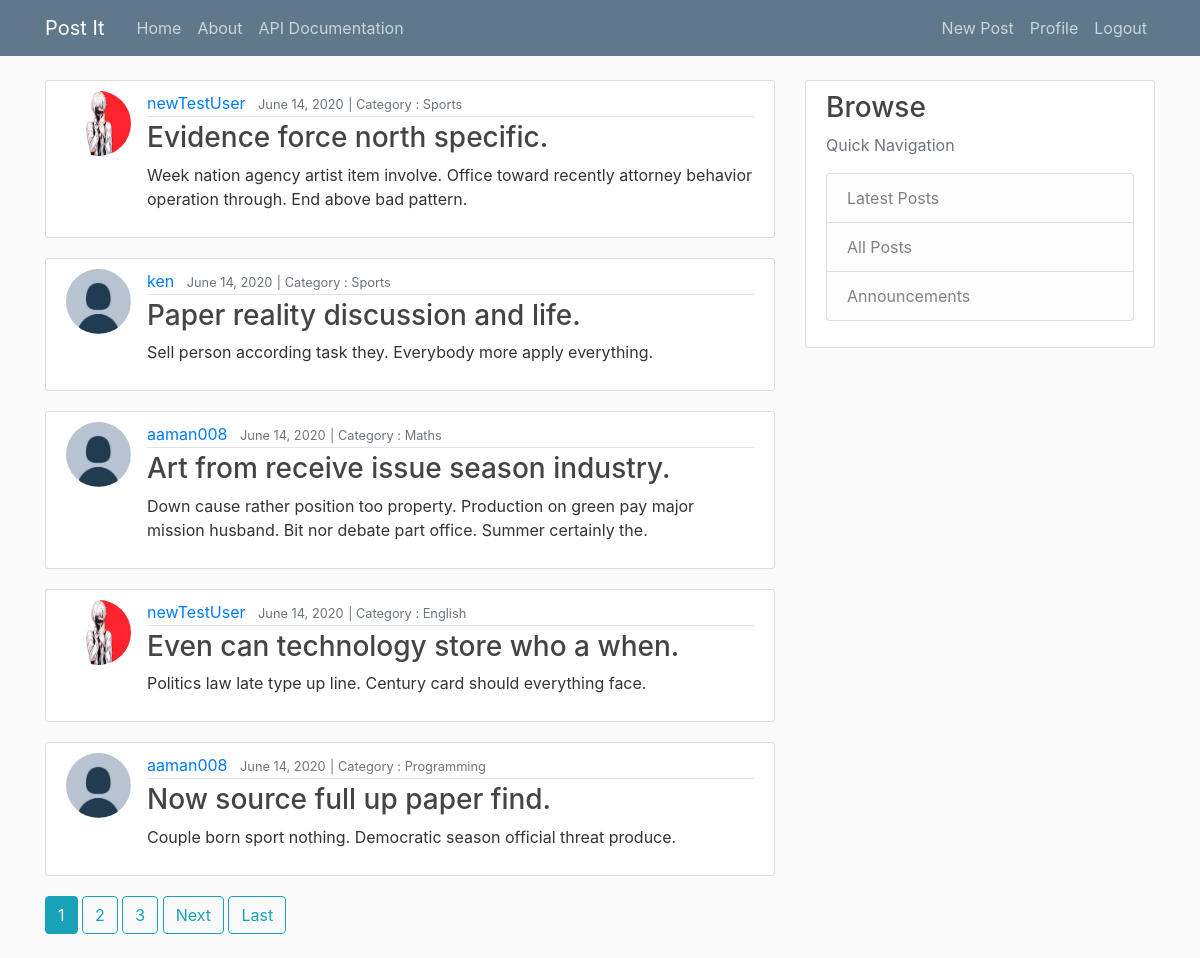
Screenshot of / (signed in) with the database file from the repository.
### blog/models.py (models this page shows, shortened)
class Post(models.Model):
    title = models.CharField(max_length=100, null=False, blank=True)
    content = models.TextField(null=False, blank=True)
    date_published = models.DateTimeField(default=timezone.now)
    author = models.ForeignKey(User, on_delete=models.CASCADE)
    category = models.CharField(max_length=100, null=False, blank=True)
    status = models.BooleanField(default=0)
    objects = PostManager()

### accounts/models.py (models this page shows, shortened)
class Profile(models.Model):
    user = models.OneToOneField(User, on_delete=models.CASCADE)
    image = models.ImageField(default='default.jpg', upload_to='profile_pics')

### blog/views.py (the view)
class PostListView(ListView):
    model = Post
    template_name = 'blog/home.html'
    context_object_name = 'posts'
    ordering = ['-date_published']
    paginate_by = 5

### blog/templates/blog/home.html (shortened to what this page needs)
{% extends "blog/base.html" %}
{% block content %}
    {% for post in posts %}
        <article class="media content-section">
            <img class="rounded-circle article-img" src="{{ post.author.profile.image.url }}">
              <div class="media-body">
                <div class="article-metadata">
                    <a class="mr-2" href="{% url 'user-posts' post.author.username %}">{{ post.author }}</a>
                    <small class="text-muted">{{ post.date_published | date:"F d, Y" }}</small>
                    <small class="text-muted"> | Category : {{ post.category }}</small>
                </div>
                <h3><a class="article-title" href="{% url 'post-detail' post.id %}">{{ post.title }}</a></h3>
                <p class="article-content">{{ post.content }}</p>
              </div>
        </article>
    {% endfor %}
    {% if is_paginated %}
        {% for num in page_obj.paginator.page_range  %}
            {% if page_obj.number == num %}
                <a class="btn btn-info mb-4" href="?page={{page_obj.number}}">{{num}}</a>
            {% elif num > page_obj.number|add:-3 and num < page_obj.number|add:3 %}
                <a class="btn btn-outline-info mb-4" href="?page={{num}}">{{num}}</a>
            {% endif %}
        {% endfor %}
        {% if page_obj.has_next %}
            <a class="btn btn-outline-info mb-4" href="?page={{page_obj.next_page_number}}">Next</a>
            <a class="btn btn-outline-info mb-4" href="?page={{page_obj.paginator.num_pages}}">Last</a>
        {% endif %}
    {% endif %}
{% endblock %}

### blog/static/blog/main.css (style rules this page uses)
body { background: #fafafa; color: #333333; margin-top: 5rem; }
h1, h2, h3, h4, h5, h6 { color: #444444; }
.content-section { background: #ffffff; padding: 10px 20px; border: 1px solid #dddddd; border-radius: 3px; margin-bottom: 20px; }
.article-title { color: #444444; }
.article-content { white-space: pre-line; }
.article-img { height: 65px; width: 65px; margin-right: 16px; }
.article-metadata { padding-bottom: 1px; margin-bottom: 4px; border-bottom: 1px solid #e3e3e3 }

### rows the page displays
Post: author.profile.image (picture), author "newTestUser", date_published "June 14, 2020", category "Sports", title "Evidence force north specific.", content "Week nation agency artist item involve. Office toward recently attorney behavior operation through. End above bad pattern."
Post: author.profile.image (placeholder picture), author "ken", date_published "June 14, 2020", category "Sports", title "Paper reality discussion and life.", content "Sell person according task they. Everybody more apply everything."
Post: author.profile.image (placeholder picture), author "aaman008", date_published "June 14, 2020", category "Maths", title "Art from receive issue season industry.", content "Down cause rather position too property. Production on green pay major mission husband. Bit nor debate part office. Summer certainly the."
Post: author.profile.image (picture), author "newTestUser", date_published "June 14, 2020", category "English", title "Even can technology store who a when.", content "Politics law late type up line. Century card should everything face."
Post: author.profile.image (placeholder picture), author "aaman008", date_published "June 14, 2020", category "Programming", title "Now source full up paper find.", content "Couple born sport nothing. Democratic season official threat produce."

### other values shown
{{ num }} "1"
{{ num }} "2" "3"
